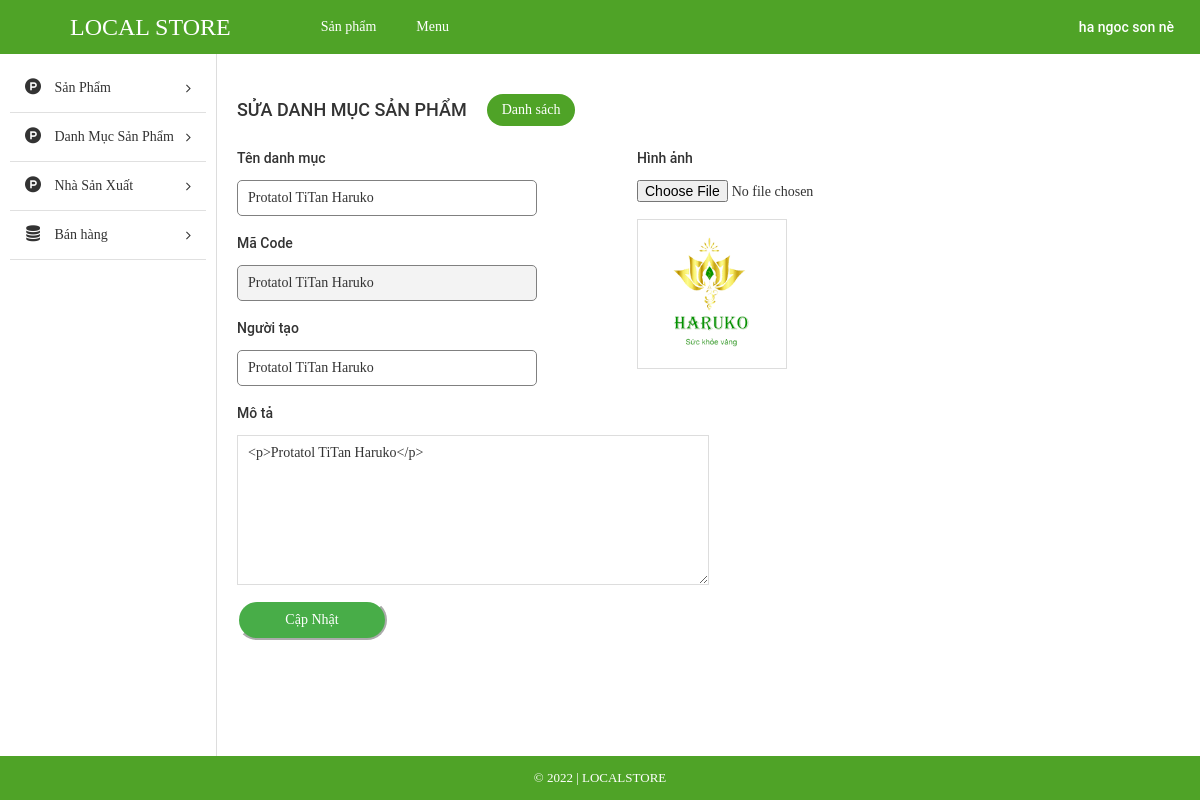
Screenshot of /admin/index.php?modules=brands&contollers=index&action=edit&id=14 (signed in) with the database file from the repository.
### tables this page shows
CREATE TABLE `tbl_brand` (
  `id` int(11) NOT NULL,
  `name` varchar(255) NOT NULL,
  `code` varchar(255) NOT NULL,
  `image` varchar(255) NOT NULL,
  `description` text NOT NULL,
  `create_date` varchar(255) NOT NULL,
  `user` varchar(255) NOT NULL
);

### admin/modules/brands/controllers/indexController.php (called while the page is built, shortened)
<?php
function editAction() {
	$id = $_GET['id'];
	$data = get_category_by_id($id);
	load_view('show',$data);
}

### admin/libraries/database.php (called while the page is built, shortened)
<?php
function db_query($query_string) {
    global $conn;
    $result = mysqli_query($conn, $query_string);
    return $result;
}
function db_fetch_array($query_string) {
    $result = array();
    $mysqli_result = db_query($query_string);
    while ($row = mysqli_fetch_assoc($mysqli_result)) {
        $result[] = $row;
    }
    return $result;
}

### admin/modules/brands/models/indexModel.php (called while the page is built, shortened)
<?php
function get_category_by_id($id){
	return db_fetch_array("SELECT * FROM `tbl_brand` WHERE `id` = '$id'");
}

### admin/core/router.php (called while the page is built, shortened)
<?php
$action_name = get_action().'Action';
call_function(array('construct', $action_name));

### admin/core/appload.php (called while the page is built, shortened)
<?php
require CONFIGPATH . DIRECTORY_SEPARATOR . 'database.php';
require LIBPATH . DIRECTORY_SEPARATOR . 'database.php';
require COREPATH . DIRECTORY_SEPARATOR . 'base.php';
require COREPATH . DIRECTORY_SEPARATOR . 'router.php';

### admin/index.php (called while the page is built, shortened)
<?php
require COREPATH.DIRECTORY_SEPARATOR.'appload.php';

### admin/modules/brands/views/showView.php (the view, shortened to what this page needs)
<div id="main-content-wp" class="add-cat-page">
    <div class="wrap clearfix">
        <div id="content" class="fl-right">
            <div class="section" id="title-page">
                <div class="clearfix">
                    <h3 id="index" class="fl-left">Sửa danh mục sản phẩm</h3>
                    <a href="?modules=brands&controllers=index&action=list" title="" id="add-new" class="fl-left">Danh sách</a>
                </div>
            </div>
            <div class="section" id="detail-page">
                <div class="section-detail">
                    <?php if(!empty($data)) foreach ($data as $value) {?>
                    <form method="POST" action="?modules=brands&controllers=index&action=update&id=<?php echo $value['id'] ;?>" enctype="multipart/form-data">
                        <div style="display: flex;">
                            <div style="width: 400px;">
                                <label for="title">Tên danh mục</label>
                                <input type="text" name="name" id="title" value="<?php echo $value['name']; ?>" style="display: block;width: 300px;">
                                <label for="title">Mã Code</label>
                                <input type="text" name="code" id="username" readonly="readonly" value="<?php echo $value['code']; ?> " style="display: block;width: 300px;">
                                <label for="title">Người tạo</label>
                                <input type="text" name="user" id="title" value="<?php echo $value['user']; ?>" style="display: block;width: 300px;">
                            </div>
                            <div style="width: 400px;">
                                <label>Hình ảnh</label>
                                <div id="uploadFile">
                                    <input type="file" name="image" id="upload-thumb">
                                    <img src="<?php echo $value['image']; ?>">
                                </div>
                            </div>
                        </div>
                        <label for="desc">Mô tả</label>
                        <textarea name="description" id="desc" class="ckeditor"><?php echo $value['description']; ?></textarea>
                    <?php };?>
                        <input type="submit" name="btn_submit" id="btn-submit" value="Cập Nhật" style="height: 40px;
                                                                                                border-radius: 60px;
                                                                                                width: 150px;
                                                                                                color: green;
                                                                                                border-color: white;
                                                                                                color: white;
                                                                                                background-color: #48ad48;">
                    </form>
                </div>
            </div>
        </div>
    </div>
</div>

### admin/core/base.php (shortened to what this page needs)
<?php
function get_module() {
    global $config;
    $module = isset($_GET['modules']) ? $_GET['modules'] : $config['default_module'];
    return $module;
}
function call_function($list_function = array()) {
    if (is_array($list_function)) {
        foreach ($list_function as $f) {
            if (function_exists($f())) {
                $f();
            }
        }
    }
}
function load_view($name, $data_send = array()) {
    $data = $data_send;
    $path = MODULESPATH . DIRECTORY_SEPARATOR . get_module() . DIRECTORY_SEPARATOR . 'views' . DIRECTORY_SEPARATOR . $name . 'View.php';
    if (file_exists($path)) {
        require $path;
    } else {
        echo "Không tìm thấy {$path}";
    }
}
function get_header($name = '') {
    global $data;
    if (empty($name)) {
        $name = 'header';
    } else {
        $name = "header-{$name}";
    }
    $path = LAYOUTPATH . DIRECTORY_SEPARATOR . $name . '.php';
    if (file_exists($path)) {
        if (is_array($data)) {
            foreach ($data as $key => $a) {
                $$key = $a;
            }
        }
        require $path;
    } else {
        echo "Không tìm thấy {$path}";
    }
}
function get_footer($name = '') {
    global $data;
    if (empty($name)) {
        $name = 'footer';
    } else {
        $name = "footer-{$name}";
    }
    $path = LAYOUTPATH . DIRECTORY_SEPARATOR . $name . '.php';
    if (file_exists($path)) {
        if (is_array($data)) {
            foreach ($data as $key => $a) {
                $$key = $a;
            }
        }
        require $path;
    } else {
        echo "Không tìm thấy {$path}";
    }
}
function get_sidebar($name = '') {
    global $data;
    if (empty($name)) {
        $name = 'sidebar';
    } else {
        $name = "sidebar-{$name}";
    }
    $path = LAYOUTPATH . DIRECTORY_SEPARATOR . $name . '.php';
    if (file_exists($path)) {
        if (is_array($data)) {
            foreach ($data as $key => $a) {
                $$key = $a;
            }
        }
        require $path;
    } else {
        echo "Không tìm thấy {$path}";
    }
}
?>

### admin/public/css/import/global.css (style rules this page uses)
body { font-family: "Roboto Regular"; font-size: 14px; line-height: 24px; color: #333; }
.fl-left { float: left; }
.fl-right { float: right; }
img { max-width: 100%; height: auto; display: block; }
a { text-decoration: none!important; }

### admin/public/css/import/list_post.css (style rules this page uses)
#content { width: 82%; border-left: 1px solid #ddd; padding: 20px; }
#add-new { display: inline-block; color: #fff; background: #4fa327; padding: 4px 15px; margin: 20px; border-radius: 20px; }
#index { font-family: 'Roboto Medium'; font-weight: normal; text-transform: uppercase; font-size: 18px; padding: 24px 0px; }

### admin/public/css/import/add_cat.css (style rules this page uses)
.add-cat-page #detail-page .section-detail label { display: block; padding-bottom: 10px; font-family: 'Roboto Medium'; font-weight: normal; }
.add-cat-page #detail-page .section-detail input[type="text"] { display: block; padding: 5px 10px; border: 1px solid #ddd; width: 35%; margin-bottom: 15px; border-radius: 5px; border-color: gray; }
.add-cat-page #detail-page .section-detail textarea { display: block; padding: 5px 10px; border: 1px solid #ddd; width: 50%; height: 150px; margin-bottom: 15px; }
#uploadFile { margin-bottom: 15px; }
#uploadFile img { margin-top: 15px; width: 150px; height: 150px; overflow: hidden; border: 1px solid #ddd; }

### admin/public/css/import/info_account.css (style rules this page uses)
#username { cursor: not-allowed; background: #f3f3f3; }

### rows the page displays
tbl_brand: name "Protatol TiTan Haruko", code "Protatol TiTan Haruko", user "Protatol TiTan Haruko", image (picture), description "<p>Protatol TiTan Haruko</p>"
